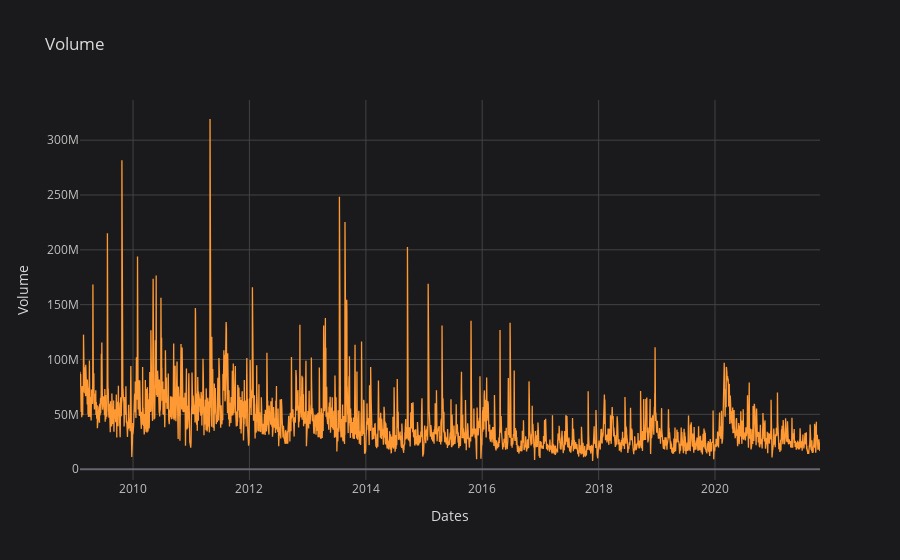

Notebook code cell kept with this figure:
### Code cell
msft['Volume'].iplot(title='Volume', xTitle='Dates', yTitle='Volume', theme='space')

### Figure 1 — Plotly figure (JSON) as saved in the notebook; plotly's stock layout.template omitted (floating-point values rounded to 4 significant figures; data arrays with more than 128 entries replaced by an {"elided": "..."} marker saying what was removed)
{"data": [{"line": {"color": "rgba(255, 153, 51, 1.0)", "dash": "solid", "shape": "linear", "width": 1.3}, "mode": "lines", "name": "Volume", "text": "", "type": "scatter", "x": {"elided": "3204 str values"}, "y": {"elided": "3204 int values"}}], "layout": {"legend": {"bgcolor": "#1A1A1C", "font": {"color": "#D9D9D9"}}, "paper_bgcolor": "#1A1A1C", "plot_bgcolor": "#1A1A1C", "title": {"font": {"color": "#D9D9D9"}, "text": "Volume"}, "xaxis": {"gridcolor": "#434343", "showgrid": true, "tickfont": {"color": "#C2C2C2"}, "title": {"font": {"color": "#D9D9D9"}, "text": "Dates"}, "zerolinecolor": "#666570"}, "yaxis": {"gridcolor": "#434343", "showgrid": true, "tickfont": {"color": "#C2C2C2"}, "title": {"font": {"color": "#D9D9D9"}, "text": "Volume"}, "zerolinecolor": "#666570"}}}
